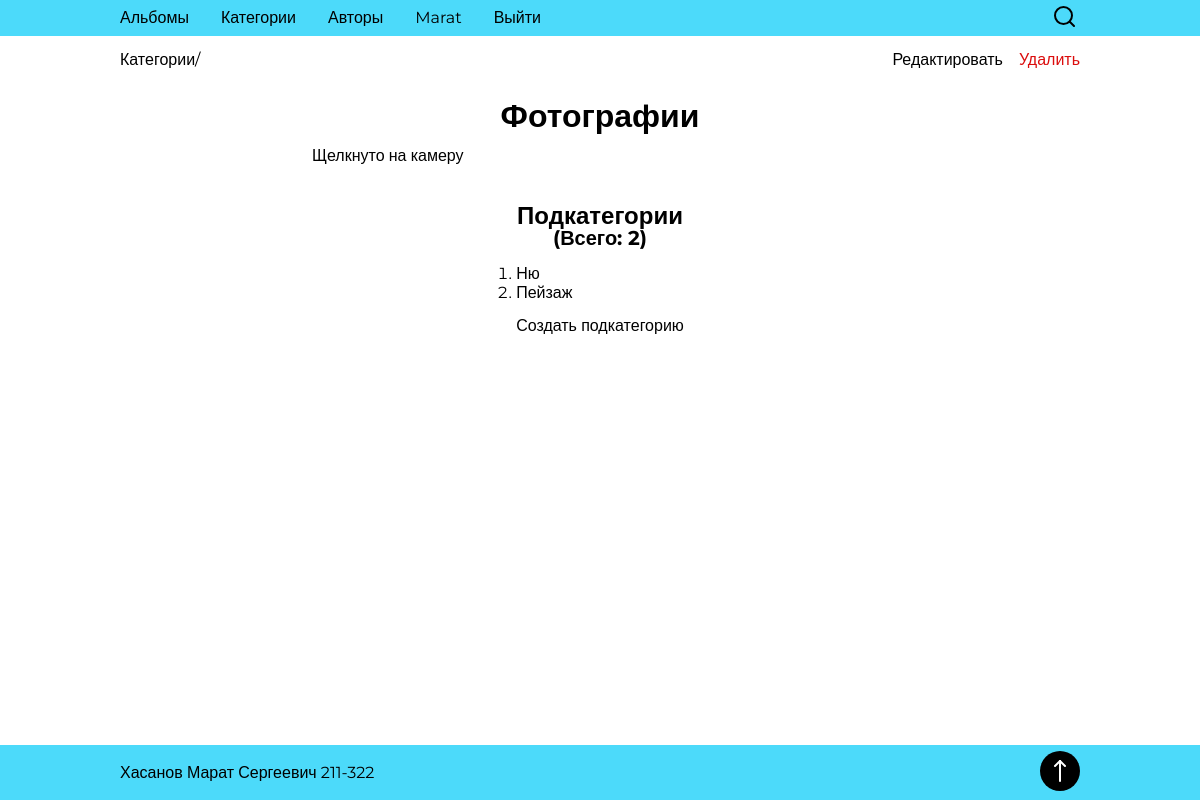
/category/2/ (signed in), run on the app's committed database.
### authentication/models.py (models this page shows, shortened)
class User(AbstractBaseUser, PermissionsMixin):
    email = models.EmailField(verbose_name="Email", unique=True)
    first_name = models.CharField(verbose_name="Имя", max_length=255)
    last_name = models.CharField(verbose_name="Фамилия", max_length=255)
    photo = models.ImageField(verbose_name="Аватарка", upload_to="users/photos", default="../static/images/avatar-placeholder.svg")
    bio = models.TextField(verbose_name="О себе", blank=True)
    is_active = models.BooleanField(verbose_name='Активирован', default=True)
    is_staff = models.BooleanField(verbose_name='Персонал', default=False)
    is_superuser = models.BooleanField(verbose_name='Администратор', default=False)
    USERNAME_FIELD = 'email'
    REQUIRED_FIELDS = ['first_name', 'last_name']
    objects = UserManager()
    class Meta:
        verbose_name = 'Пользователь'
        verbose_name_plural = 'Пользователи'

### category/models.py (models this page shows, shortened)
class Category(models.Model):
    title = models.CharField(verbose_name="Название", max_length=255)
    description = models.TextField(verbose_name="Описание")
    owner = models.ForeignKey(to=User, verbose_name="Владелец", on_delete=models.CASCADE)
    class Meta:
        verbose_name = "Категория"
        verbose_name_plural = "Категории"

### subcategory/models.py (models this page shows, shortened)
class Subcategory(models.Model):
    title = models.CharField(verbose_name="Название", max_length=255, unique=True)
    description = models.TextField(verbose_name="Описание")
    category = models.ForeignKey(verbose_name="Категория", to=Category, on_delete=models.CASCADE, null=True)
    owner = models.ForeignKey(verbose_name="Владелец", to=User, on_delete=models.CASCADE)
    class Meta:
        verbose_name = "Подкатегория"
        verbose_name_plural = "Подкатегории"

### category/views.py (the view)
# urls.py: path('<int:category_id>/', views.category, name='category'),
@login_required
def category(request, category_id):
    user = User.objects.get(id=request.user.id)
    category = get_object_or_404(Category, id=category_id, owner=user)
    subcategories = Subcategory.objects.filter(category=category.id)
    context = {
        'category': category,
        'subcategories': subcategories,
    }
    return render(request, 'category/categories.html', context)

### category/templates/category/categories.html (shortened to what this page needs)
{% extends 'base.html' %}
{% block content %}
  {% if category %}
    <div class="main__header">
      <div class="main__bread bread">
        <a href="{% url 'categories' %}" class="bread__link">Категории/</a>
      </div>
      <a href="{% url 'category_edit' category.id %}" class="main__edit">Редактировать</a>
      <a href="{% url 'category_delete' category.id %}" class="main__delete">Удалить</a>
    </div>
    <h1 class="main__title">{{ category.title }}</h1>
    <p class="main__description">{{ category.description }}</p>
    <h2 class="main__subtitle">Подкатегории</h2>
    <p class="main__count">(Всего: {{ subcategories.count }})</p>
    <div class="main__catalog catalog">
      <ol class="catalog__list">
        {% for subcategory in subcategories %}
          <li class="catalog__item">
            <a class="catalog__link" href="{% url 'subcategory' category.id subcategory.id %}">{{ subcategory.title }}</a>
          </li>
        {% endfor %}
      </ol>
      <a href="{% url 'subcategory_create' category.id %}" class="catalog__create">Создать подкатегорию</a>
    </div>
  {% endif %}
{% endblock %}

### templates/base.html (shortened to what this page needs)
{% load static %}
<!DOCTYPE html>
<html lang="en">
<head>
  <link rel="stylesheet" type="text/css" href="{% static 'css/reset.css' %}">
  <link rel="stylesheet" type="text/css" href="{% static 'css/style.css' %}">
</head>
<body class="body" id="body">
  <header class="header">
    <div class="header__wrapper">
      <nav class="header__nav nav">
        <ul class="nav__list">
          <li class="nav__item">
            <a href="{% url 'index' %}" class="nav__link">
              Альбомы
            </a>
          </li>
          <li class="nav__item">
            <a href="{% url 'categories' %}" class="nav__link">
              Категории
            </a>
          </li>
          <li class="nav__item">
            <a href="{% url 'authors' %}" class="nav__link">
              Авторы
            </a>
          </li>
          {% if user.first_name %}
            <li class="nav__item">
              <a href="{% url 'profile' %}" class="nav__link">
                {{ user.first_name }}
              </a>
            </li>
            <li class="nav__item">
              <a href="{% url 'logout' %}" class="nav__link">
                Выйти
              </a>
            </li>
          {% endif %}
        </ul>
      </nav>
      <form class="header__search search" method="POST">
        <a href="#" class="search__start" aria-label="Поиск по странице">
        </a>
      </form>
    </div>
  </header>
  <main class="main">
      {% block content %}
      {% endblock content %}
  </main>
  <footer class="footer">
    <div class="footer__wrapper">
      <p class="footer__fio">
        Хасанов Марат Сергеевич 211-322
      </p>
      <a href="#body" class="footer__link" aria-label="Вернуться к началу">
        <svg width="40" height="40" xmlns="http://www.w3.org/2000/svg">
          <circle cx="20" cy="20" r="20" fill="black"/>
          <g stroke="white" stroke-width="2" stroke-linecap="round">
            <line x1="20" x2="20" y1="10" y2="30" />
            <line x1="15" x2="20" y1="15" y2="10" />
            <line x1="25" x2="20" y1="15" y2="10" />
          </g>
        </svg>
      </a>
    </div>
  </footer>
</body>
</html>

### static/css/style.css (style rules this page uses)
.nav { position: relative; }
.nav__list { display: flex; top: -7em; position: absolute; margin-left: 2em; flex-direction: column; list-style: none; transition: top 0.4s; }
.nav__link { padding: 0.5em 1em; border: none; border-radius: 5px; transition: color 0.2s, background-color 0.2s; }
.search { display: flex; align-items: center; position: relative; }
.search__start { position: absolute; right: 5px; }
.header { background-color: #4CDAFA; transition: padding-bottom 0.4s; }
.header__wrapper { margin: 10px 2%; display: flex; justify-content: space-between; align-items: center; }
@media (min-width: 500px) { .header__wrapper { margin: 10px 5%; } }
@media (min-width: 610px) { .nav__list { position: static; margin-left: -1em; flex-direction: row; } }
@media (min-width: 700px) { .header__wrapper { margin: 10px 10%; } }
:root { font-size: 16px; font-family: "Montserrat", sans-serif; }
a { color: black; text-decoration: none; }
html, body { height: 100%; }
body { display: flex; flex-direction: column; }
ol { list-style: decimal; }
.main { flex: 1 0 auto; display: flex; flex-direction: column; margin: 0 10%; }
.main__title { font-size: 2em; margin: 1em 0 0 0; font-weight: bold; text-align: center; }
.main__subtitle { font-size: 1.5em; margin: 1em 0 0 0; font-weight: bold; text-align: center; }
.main__description { margin: 1em auto; width: 60%; }
.main__header { display: flex; flex-direction: column; margin-top: 1em; }
.main__edit, .main__delete { display: inline; text-align: center; }
.main__edit { margin-top: 1em; }
.main__delete { color: #DB0D0D; }
.main__bread { display: inline; position: relative; }
.main__count { font-size: 1.25em; margin: 0 auto; font-weight: bold; }
.catalog { max-width: 40%; margin: 1em auto; }
.catalog__list { line-height: 1.2em; margin-bottom: 1em; }
.catalog__item { word-break: break-all; }
@media (min-width: 560px) { .main__header { flex-direction: row; } }
@media (min-width: 560px) { .main__edit { margin-top: 0; margin-left: auto; margin-right: 1em; } }
.footer { margin-top: 50px; height: 55px; flex: 0 0 auto; display: flex; background-color: #4CDAFA; }
.footer__wrapper { margin: 10px 2%; width: 100%; display: flex; align-items: center; justify-content: space-between; }
.footer__fio { width: 100%; }
@media (min-width: 500px) { .footer__wrapper { margin: 10px 5%; } }
@media (min-width: 700px) { .footer__wrapper { margin: 10px 10%; } }

### data on the page
User: first_name "Marat"
Category: title "Фотографии", description "Щелкнуто на камеру"
Subcategory: title "Ню"
Subcategory: title "Пейзаж"

### other printed values
{{ subcategories.count }} "2"
